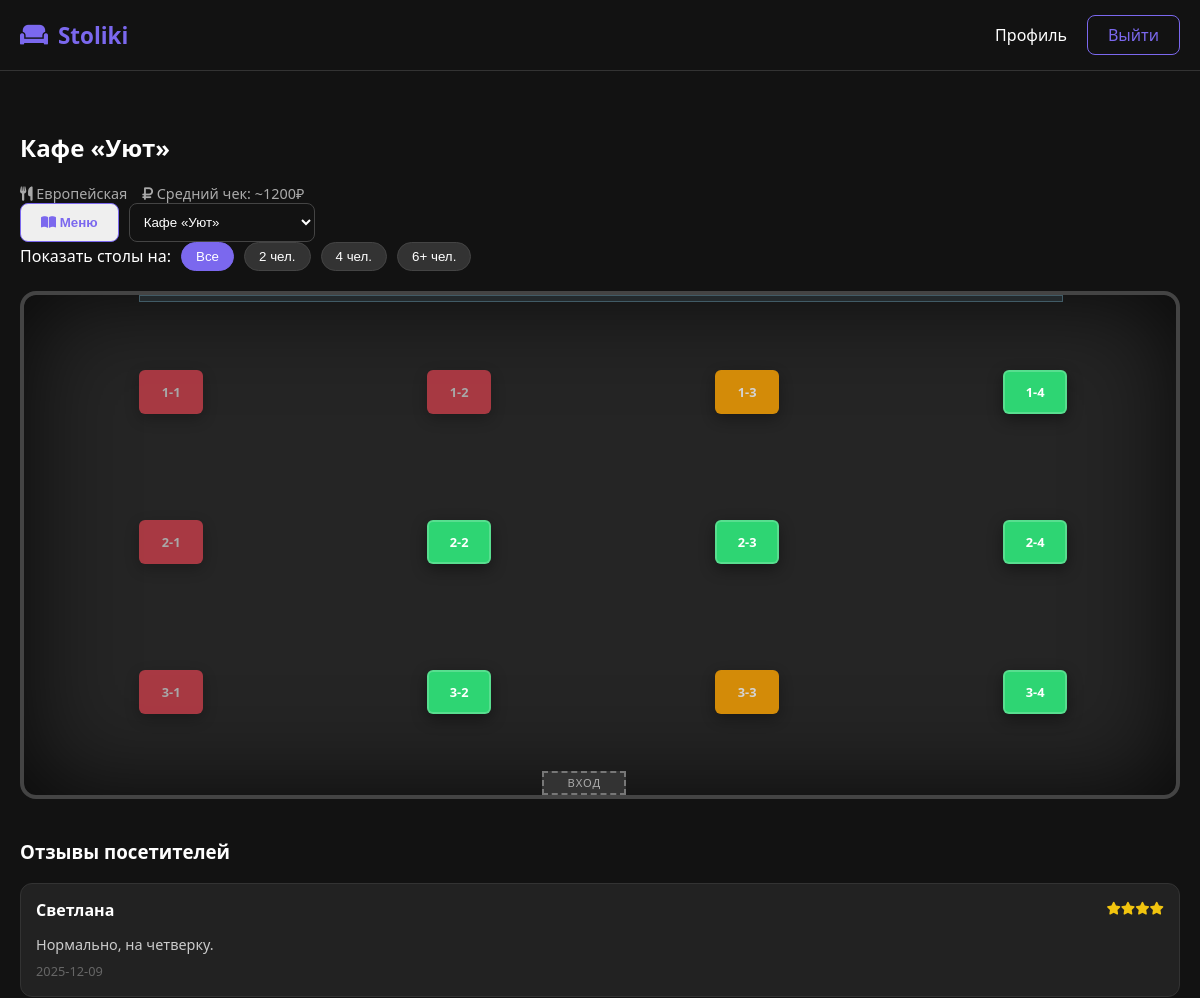
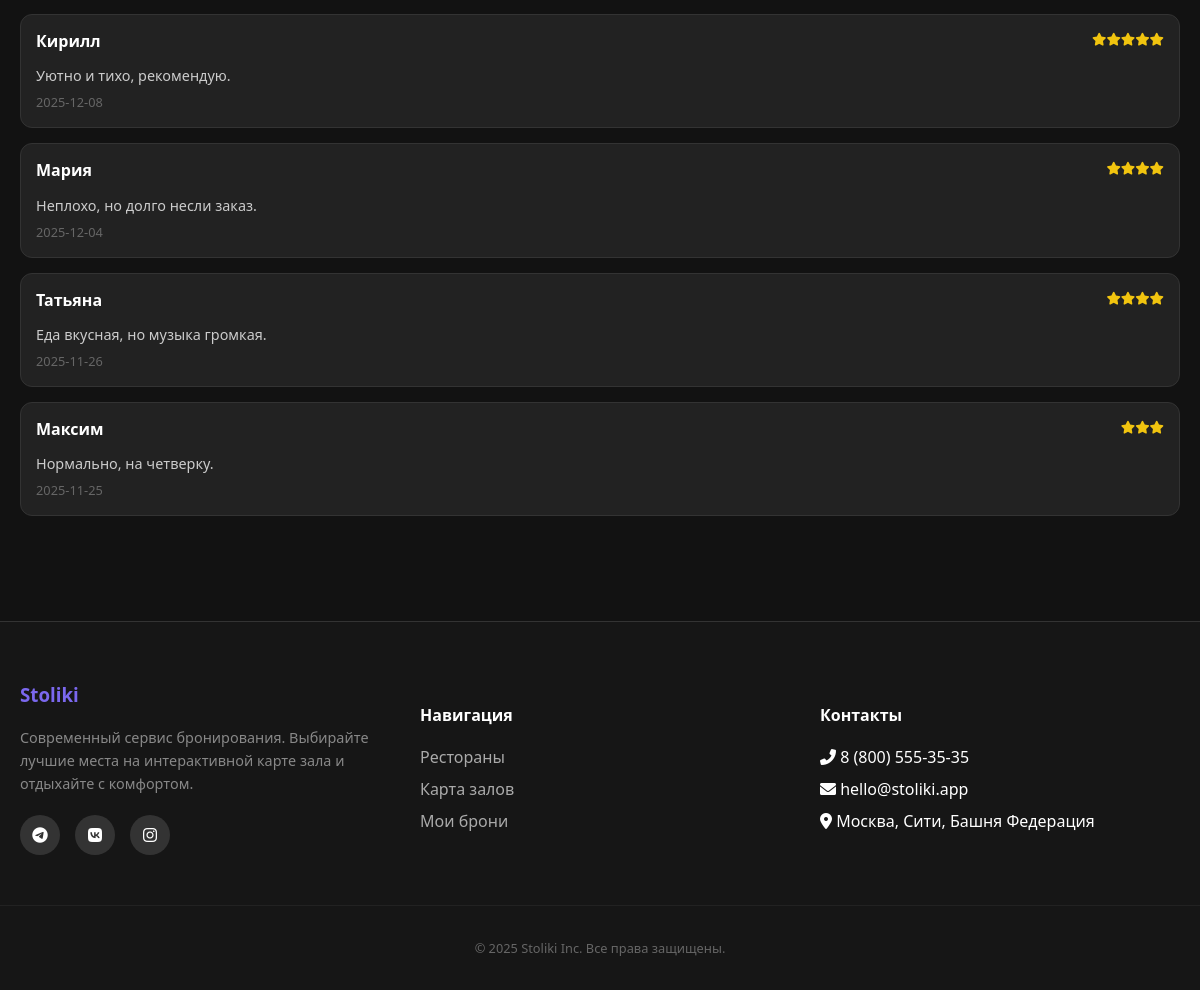
The page /booking (signed in) on the database its author committed (2 pictures, top to bottom).
### tables this page shows
CREATE TABLE cafes (
        id INTEGER PRIMARY KEY AUTOINCREMENT,
        name TEXT NOT NULL, address TEXT NOT NULL, cuisine TEXT NOT NULL, is_24h INTEGER DEFAULT 0,
        avg_check INTEGER DEFAULT 1500, tags TEXT DEFAULT "");

CREATE TABLE tables (
        id INTEGER PRIMARY KEY AUTOINCREMENT,
        cafe_id INTEGER, number TEXT NOT NULL, seats INTEGER NOT NULL,
        pos_x INTEGER DEFAULT 0, pos_y INTEGER DEFAULT 0,
        shape TEXT DEFAULT 'rect', rotation INTEGER DEFAULT 0,
        FOREIGN KEY(cafe_id) REFERENCES cafes(id));

CREATE TABLE reviews (
        id INTEGER PRIMARY KEY AUTOINCREMENT,
        cafe_id INTEGER, user_name TEXT, rating INTEGER, text TEXT, date TEXT,
        FOREIGN KEY(cafe_id) REFERENCES cafes(id));

### app.py (the view, shortened to what this page needs)
@app.route('/booking', methods=['GET', 'POST'])
def booking():
    if 'user_id' not in session: return redirect(url_for('login'))
    conn = get_db_connection()
    selected_cafe_id = request.args.get('cafe', 1)
    current_cafe = conn.execute("SELECT * FROM cafes WHERE id=?", (selected_cafe_id,)).fetchone()
    cafes = conn.execute("SELECT id, name FROM cafes").fetchall()
    tables = conn.execute("SELECT * FROM tables WHERE cafe_id=?", (selected_cafe_id,)).fetchall()
    reviews = conn.execute("SELECT * FROM reviews WHERE cafe_id=? ORDER BY date DESC LIMIT 5",
                           (selected_cafe_id,)).fetchall()
    today = datetime.now().strftime('%Y-%m-%d')
    real_bookings = [r['table_id'] for r in conn.execute("SELECT table_id FROM bookings WHERE cafe_id=? AND date=?",
                                                         (selected_cafe_id, today)).fetchall()]
    seed = int(time.time() // 300)
    random.seed(seed + int(selected_cafe_id))
    table_statuses = {}
    for t in tables:
        t_id = t['id']
        if t_id in real_bookings:
            table_statuses[t_id] = 'occupied'
        else:
            rand = random.random()
            table_statuses[t_id] = 'free' if rand < 0.6 else 'occupied' if rand < 0.9 else 'booked'
    conn.close()
    return render_template('booking.html', current_cafe=current_cafe, all_cafes=cafes, tables=tables,
                           table_statuses=table_statuses, today=today, reviews=reviews)

### app.py (called while the page is built)
def get_db_connection():
    conn = sqlite3.connect('database.db')
    conn.row_factory = sqlite3.Row
    return conn

### templates/booking.html (shortened to what this page needs)
{% extends "base.html" %}
{% block content %}
<div class="container">
    <div class="booking-header">
        <div>
            <h2>{{ current_cafe.name }}</h2>
            <div style="display:flex; gap:15px; margin-top:5px; color:#aaa; font-size:0.9rem;">
                <span><i class="fas fa-utensils"></i> {{ current_cafe.cuisine }}</span>
                <span><i class="fas fa-ruble-sign"></i> Средний чек: ~{{ current_cafe.avg_check }}₽</span>
            </div>
        </div>
        <div style="display:flex; gap:10px;">
             <button class="btn-outline" onclick="openMenu()"><i class="fas fa-book-open"></i> Меню</button>
             <form action="{{ url_for('booking') }}" method="GET" class="cafe-selector">
                <select name="cafe" onchange="this.form.submit()">
                    {% for c in all_cafes %}
                    <option value="{{ c.id }}" {% if c.id == current_cafe.id %}selected{% endif %}>{{ c.name }}</option>
                    {% endfor %}
                </select>
            </form>
        </div>
    </div>
    <div class="people-filter">
        <span>Показать столы на:</span>
        <button class="filter-chip active" onclick="filterTables('all', this)">Все</button>
        <button class="filter-chip" onclick="filterTables(2, this)">2 чел.</button>
        <button class="filter-chip" onclick="filterTables(4, this)">4 чел.</button>
        <button class="filter-chip" onclick="filterTables(6, this)">6+ чел.</button>
    </div>
    <div class="booking-wrapper">
        <div class="restaurant-map-container layout-type-{{ current_cafe.id }}" id="map-container">
            {% if current_cafe.id == 1 or current_cafe.id == 5 %}
                <div class="map-window" style="top: 0; left: 10%; width: 80%; height: 5px;"></div>
                <div class="map-door" style="bottom: 0; left: 45%;">ВХОД</div>
            {% endif %}
            {% for table in tables %}
                {% set status = table_statuses[table.id] %}
                <div class="map-element table-spot shape-{{ table.shape }} status-{{ status }}"
                     style="left: {{ table.pos_x }}%; top: {{ table.pos_y }}%; transform: rotate({{ table.rotation }}deg);"
                     data-id="{{ table.id }}"
                     data-number="{{ table.number }}"
                     data-seats="{{ table.seats }}"
                     data-status="{{ status }}"
                     onclick="selectTable(this)">
                    <span style="transform: rotate(-{{ table.rotation }}deg);">{{ table.number }}</span>
                </div>
            {% endfor %}
        </div>
        <div class="reviews-section">
            <h3>Отзывы посетителей</h3>
            <div class="reviews-list">
                {% for review in reviews %}
                <div class="review-card">
                    <div class="review-header">
                        <span class="review-author">{{ review.user_name }}</span>
                        <div class="review-rating">
                            {% for i in range(review.rating) %}<i class="fas fa-star"></i>{% endfor %}
                        </div>
                    </div>
                    <p class="review-text">{{ review.text }}</p>
                    <span class="review-date">{{ review.date }}</span>
                </div>
                {% endfor %}
            </div>
        </div>
    </div>
</div>
{% endblock %}

### static/css/styles.css (style rules this page uses)
:root { --bg: #121212; --surface: #1e1e1e; --surface-glass: rgba(30, 30, 30, 0.85); --primary: #7b68ee; --primary-glow: rgba(123, 104, 238, 0.4); --text-main: #ffffff; --text-muted: #b3b3b3; --danger: #ff4757; --success: #2ed573; --warning: #ffa502; --nav-height: 70px; }
body { background-color: var(--bg); color: var(--text-main); font-family: 'Segoe UI', system-ui, sans-serif; margin: 0; min-height: 100vh; display: flex; flex-direction: column; }
.btn-outline { border: 1px solid var(--primary); padding: 8px 20px; border-radius: 8px; color: var(--primary) !important; font-weight: 600; }
select { width: 100%; padding: 10px; background: #121212; border: 1px solid #444; color: white; border-radius: 8px; }
.restaurant-map-container { background: #252525; border: 4px solid #444; border-radius: 16px; height: 500px; position: relative; margin-bottom: 20px; overflow: hidden; box-shadow: inset 0 0 100px rgba(0,0,0,0.8); }
.map-door { position: absolute; background: #333; border: 2px dashed #777; color: #aaa; width: 80px; height: 20px; display: flex; align-items: center; justify-content: center; font-size: 0.7rem; z-index: 5; text-transform: uppercase; letter-spacing: 1px; }
.map-window { position: absolute; background: rgba(135, 206, 235, 0.1); border: 1px solid rgba(135, 206, 235, 0.3); z-index: 1; }
.map-element { position: absolute; display: flex; align-items: center; justify-content: center; color: #fff; font-weight: bold; font-size: 0.8rem; cursor: pointer; transition: all 0.3s cubic-bezier(0.175, 0.885, 0.32, 1.275); box-shadow: 0 5px 15px rgba(0,0,0,0.4); }
.shape-rect { width: 60px; height: 40px; border-radius: 6px; }
.status-free { background: var(--success); border: 2px solid rgba(255,255,255,0.2); }
.status-booked { background: var(--warning); opacity: 0.8; cursor: not-allowed; border: 2px solid transparent; }
.status-occupied { background: var(--danger); opacity: 0.6; cursor: not-allowed; border: 2px solid transparent; }
.people-filter { display: flex; gap: 10px; align-items: center; margin-bottom: 20px; }
.filter-chip { background: #333; border: 1px solid #444; color: white; padding: 6px 14px; border-radius: 20px; cursor: pointer; transition: 0.2s; }
.filter-chip.active { background: var(--primary); border-color: var(--primary); }
.reviews-section { margin-top: 40px; }
.review-card { background: #222; padding: 15px; border-radius: 12px; margin-bottom: 15px; border: 1px solid #333; }
.review-header { display: flex; justify-content: space-between; margin-bottom: 5px; }
.review-author { font-weight: bold; color: white; }
.review-rating { color: #f1c40f; font-size: 0.8rem; }
.review-text { font-size: 0.9rem; color: #ccc; margin-bottom: 5px; }
.review-date { font-size: 0.8rem; color: #666; }

### rows shown on the page
cafes: name "Кафе «Уют»", cuisine "Европейская", avg_check "1200"
tables: number "1-1"
tables: number "1-2"
tables: number "1-3"
tables: number "1-4"
tables: number "2-1"
tables: number "2-2"
tables: number "2-3"
tables: number "2-4"
tables: number "3-1"
tables: number "3-2"
tables: number "3-3"
tables: number "3-4"
reviews: user_name "Светлана", rating 4 (drawn), text "Нормально, на четверку.", date "2025-12-09"
reviews: user_name "Кирилл", rating 5 (drawn), text "Уютно и тихо, рекомендую.", date "2025-12-08"
reviews: user_name "Мария", rating 4 (drawn), text "Неплохо, но долго несли заказ.", date "2025-12-04"
reviews: user_name "Татьяна", rating 4 (drawn), text "Еда вкусная, но музыка громкая.", date "2025-11-26"
reviews: user_name "Максим", rating 3 (drawn), text "Нормально, на четверку.", date "2025-11-25"

### other values the page prints
form field cafe "Кафе «Уют»"
